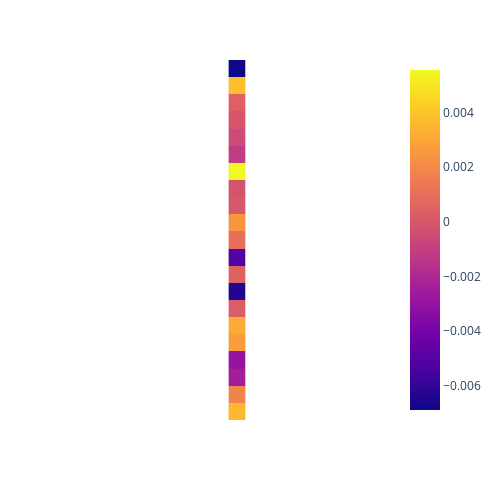

Notebook code for this chart:
### Code cell
evaluate_data('./test_data/congress_description', './test_data/random_label', '040', '001', '020', '001')

### Figure 1 — Plotly figure (JSON) as saved in the notebook; plotly's stock layout.template omitted (floating-point values rounded to 4 significant figures)
{"data": [{"coloraxis": "coloraxis", "hovertemplate": "x: %{x}<br>y: %{y}<br>color: %{z}<extra></extra>", "name": "0", "type": "heatmap", "x": ["orange"], "xaxis": "x", "y": ["The legislative branch of the United States government is a bicameral institution composed of two separate chambers. The first chamber, known as the \"House of Representatives,\" is comprised of elected officials who represent various geographic regions within the country. Each", "known as the \"House of Representatives,\" is comprised of elected officials who represent various geographic regions within the country. Each representative is chosen by the citizens of their respective districts through regular elections, with the number of representatives apportioned based", "representative is chosen by the citizens of their respective districts through regular elections, with the number of representatives apportioned based on the population of each district. This ensures that more populous areas have a greater number of representatives to adequately", "on the population of each district. This ensures that more populous areas have a greater number of representatives to adequately represent their constituents' interests.\nThe second chamber, known as the \"Senate,\" is distinct from the House of Representatives both in", "represent their constituents' interests.\nThe second chamber, known as the \"Senate,\" is distinct from the House of Representatives both in its composition and its responsibilities. The Senate consists of a fixed number of members, with each state sending two senators", "its composition and its responsibilities. The Senate consists of a fixed number of members, with each state sending two senators to serve in this body. Unlike representatives, senators are elected for six-year terms, providing a measure of continuity and stability", "to serve in this body. Unlike representatives, senators are elected for six-year terms, providing a measure of continuity and stability in the legislative process. This design reflects the Founding Fathers' intent to balance the interests of states with varying sizes", "in the legislative process. This design reflects the Founding Fathers' intent to balance the interests of states with varying sizes and populations.\nThe primary function of these two chambers is to craft and pass legislation, which involves a multi-step process.", "and populations.\nThe primary function of these two chambers is to craft and pass legislation, which involves a multi-step process. Bills, which can originate in either the House of Representatives or the Senate, undergo thorough examination and debate before becoming", "Bills, which can originate in either the House of Representatives or the Senate, undergo thorough examination and debate before becoming law. Both chambers must approve a bill before it can proceed to the President for final approval or veto.\nIn", "law. Both chambers must approve a bill before it can proceed to the President for final approval or veto.\nIn addition to their legislative duties, members of these chambers have distinct roles. Representatives are often seen as the voices of", "addition to their legislative duties, members of these chambers have distinct roles. Representatives are often seen as the voices of the people, directly representing their constituents' interests and concerns. Senators, on the other hand, play a unique role in representing", "the people, directly representing their constituents' interests and concerns. Senators, on the other hand, play a unique role in representing their states as a whole and providing a stabilizing influence in the legislative process.\nThe legislative branch also exercises oversight", "their states as a whole and providing a stabilizing influence in the legislative process.\nThe legislative branch also exercises oversight over the executive and judicial branches of the government. Committees and subcommittees in both chambers are responsible for conducting investigations,", "over the executive and judicial branches of the government. Committees and subcommittees in both chambers are responsible for conducting investigations, hearings, and reviews to ensure that the executive branch is operating within the boundaries of the law and that appointed", "hearings, and reviews to ensure that the executive branch is operating within the boundaries of the law and that appointed judges meet the qualifications necessary for their positions.\nFurthermore, the legislative branch has the power of the purse, meaning it", "judges meet the qualifications necessary for their positions.\nFurthermore, the legislative branch has the power of the purse, meaning it has the authority to allocate government funds through the budgetary process. This power is critical in shaping the nation's priorities", "has the authority to allocate government funds through the budgetary process. This power is critical in shaping the nation's priorities and implementing policies.\nUltimately, the legislative branch of the United States government is a fundamental pillar of the nation's democratic", "and implementing policies.\nUltimately, the legislative branch of the United States government is a fundamental pillar of the nation's democratic system. It serves as a forum for the representation of the people's interests, the creation of laws, and the checks", "system. It serves as a forum for the representation of the people's interests, the creation of laws, and the checks and balances necessary for a functioning democracy. Through its carefully designed structure and responsibilities, it plays a vital role in", "and balances necessary for a functioning democracy. Through its carefully designed structure and responsibilities, it plays a vital role in shaping the nation's laws and policies."], "yaxis": "y", "z": [[-0.006891], [0.003839], [0.0003999], [-5.922e-05], [-0.0004736], [-0.001145], [0.005563], [-0.0001425], [5.591e-05], [0.002461], [0.0009903], [-0.005034], [0.0004893], [-0.006346], [0.0002535], [0.003229], [0.002776], [-0.002922], [-0.00243], [0.001777], [0.003608]]}], "layout": {"coloraxis": {"colorscale": [[0, "#0d0887"], [0.1111, "#46039f"], [0.2222, "#7201a8"], [0.3333, "#9c179e"], [0.4444, "#bd3786"], [0.5556, "#d8576b"], [0.6667, "#ed7953"], [0.7778, "#fb9f3a"], [0.8889, "#fdca26"], [1, "#f0f921"]]}, "height": 500, "margin": {"t": 60}, "width": 500, "xaxis": {"anchor": "y", "constrain": "domain", "domain": [0, 1], "scaleanchor": "y", "showticklabels": false}, "yaxis": {"anchor": "x", "autorange": "reversed", "constrain": "domain", "domain": [0, 1], "showticklabels": false}}}
